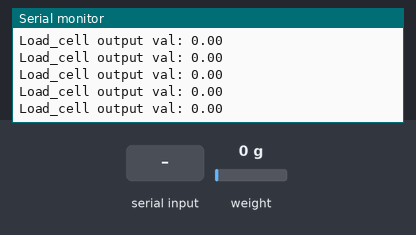
Recording of a sketch running on a simulated ESP8266 (NodeMCU). Parts: the last lines printed to the serial monitor. Inputs (shaded band) come from the test bench; at power-on: weight on the scale 0 g. EEPROM starts erased.

Above: at 3.6 s.
3.7 s: "t" received over Serial
5.2 s: weight on the scale set to 100 g
At 5.22 s:
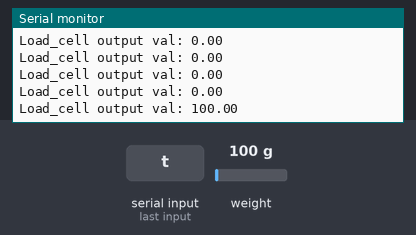
6.7 s: weight on the scale set to 1250 g
At 6.72 s:
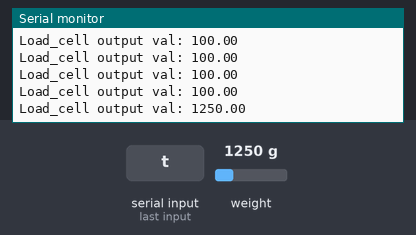
Timing chart, 0 to 9.7 s (numbered marks = the images above; inputs shaded):
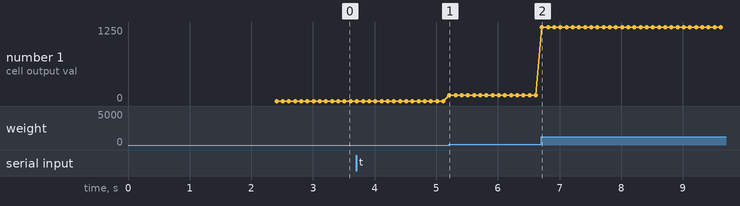

The sketch:

LoadCellTest.ino
```cpp
#include <HX711_ADC.h>
#if defined(ESP8266)|| defined(ESP32) || defined(AVR)
#include <EEPROM.h>
#endif

//pins:
const int HX711_dout = 2; //mcu > HX711 dout pin
const int HX711_sck = 3; //mcu > HX711 sck pin

//HX711 constructor:
HX711_ADC LoadCell(HX711_dout, HX711_sck);

const int calVal_eepromAdress = 0;
unsigned long t = 0;

void setup() {
  Serial.begin(57600); delay(10);
  Serial.println();
  Serial.println("Starting...");

  LoadCell.begin();
  LoadCell.setReverseOutput(); //uncomment to turn a negative output value to positive
  float calibrationValue; // calibration value (see example file "Calibration.ino")
  calibrationValue = 696.0; // uncomment this if you want to set the calibration value in the sketch
#if defined(ESP8266)|| defined(ESP32)
  //EEPROM.begin(512); // uncomment this if you use ESP8266/ESP32 and want to fetch the calibration value from eeprom
#endif
  EEPROM.get(calVal_eepromAdress, calibrationValue); // uncomment this if you want to fetch the calibration value from eeprom

  unsigned long stabilizingtime = 2000; // preciscion right after power-up can be improved by adding a few seconds of stabilizing time
  boolean _tare = true; //set this to false if you don't want tare to be performed in the next step
  LoadCell.start(stabilizingtime, _tare);
  if (LoadCell.getTareTimeoutFlag()) {
    Serial.println("Timeout, check MCU>HX711 wiring and pin designations");
    while (1);
  }
  else {
    LoadCell.setCalFactor(calibrationValue); // set calibration value (float)
    Serial.println("Startup is complete");
  }
}

void loop() {
  static boolean newDataReady = 0;
  const int serialPrintInterval = 0; //increase value to slow down serial print activity

  // check for new data/start next conversion:
  if (LoadCell.update()) newDataReady = true;

  // get smoothed value from the dataset:
  if (newDataReady) {
    if (millis() > t + serialPrintInterval) {
      float i = LoadCell.getData();
      Serial.print("Load_cell output val: ");
      Serial.println(i);
      newDataReady = 0;
      t = millis();
    }
  }

  // receive command from serial terminal, send 't' to initiate tare operation:
  if (Serial.available() > 0) {
    char inByte = Serial.read();
    if (inByte == 't') LoadCell.tareNoDelay();
  }

  // check if last tare operation is complete:
  if (LoadCell.getTareStatus() == true) {
    Serial.println("Tare complete");
  }

}
```

Measured:
- after the input at 5.2 s, the serial monitor: prints a new line at once (image 1)
- after the input at 6.7 s, the serial monitor: prints a new line at once (image 2)
- plotted number 1: 0 → 100 after the input at 5.2 s, 100 → 1250 after the input at 6.7 s
